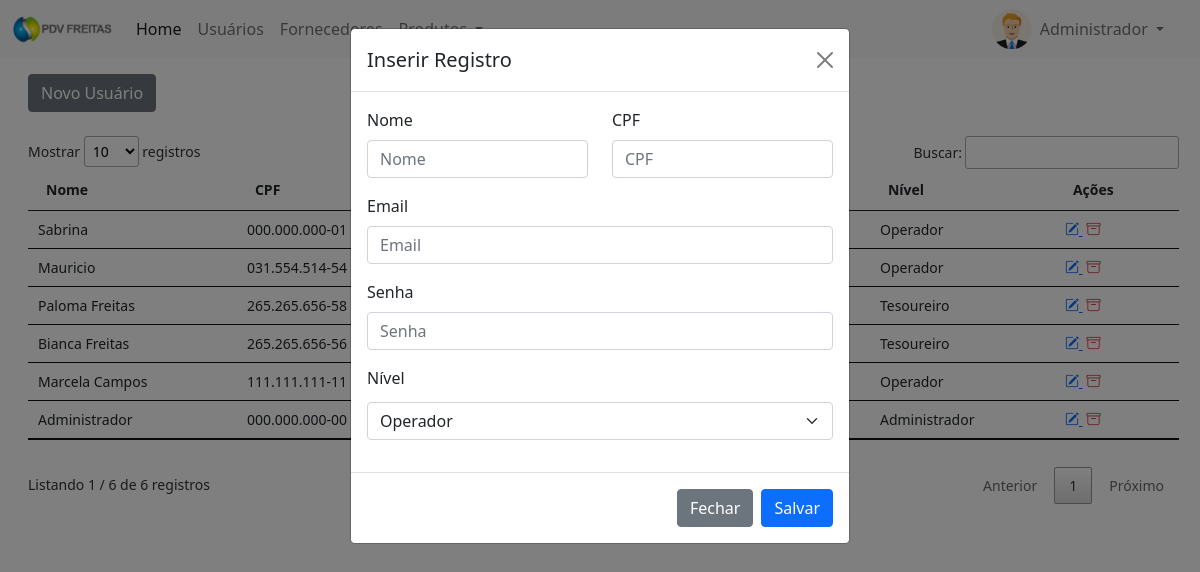
/pdv/painel-adm/index.php?pagina=usuarios&funcao=novo (signed in), run on the app's committed database.
### tables this page shows
CREATE TABLE `usuarios` (
  `id` int(11) NOT NULL,
  `nome` varchar(50) NOT NULL,
  `email` varchar(50) NOT NULL,
  `cpf` varchar(20) NOT NULL,
  `senha` varchar(20) NOT NULL,
  `nivel` varchar(20) NOT NULL
);

### pdv/config.php (called while the page is built, shortened)
<?php
$senha = '';
 ?>

### pdv/painel-adm/usuarios.php (the view, shortened to what this page needs)
<?php
$pag = 'usuarios';
require_once('../conexao.php');
?>
<a href="index.php?pagina=<?php echo $pag ?>&funcao=novo" type="button" class="btn btn-secondary mt-2">Novo Usuário</a>
<div class="mt-4" style="margin-right:25px">
	<?php
	$query = $pdo->query("SELECT * from usuarios order by id desc");
	$res = $query->fetchAll(PDO::FETCH_ASSOC);
	$total_reg = @count($res);
	if($total_reg > 0){
		?>
		<small>
			<table id="example" class="table table-hover my-4" style="width:100%">
				<thead>
					<tr>
						<th>Nome</th>
						<th>CPF</th>
						<th>Email</th>
						<th>Senha</th>
						<th>Nível</th>
						<th>Ações</th>
					</tr>
				</thead>
				<tbody>
					<?php
					for($i=0; $i < $total_reg; $i++){
							?>
						<tr>
							<td><?php echo $res[$i]['nome'] ?></td>
							<td><?php echo $res[$i]['cpf'] ?></td>
							<td><?php echo $res[$i]['email'] ?></td>
							<td><?php echo $res[$i]['senha'] ?></td>
							<td><?php echo $res[$i]['nivel'] ?></td>
							<td>
								<a href="index.php?pagina=<?php echo $pag ?>&funcao=editar&id=<?php echo $res[$i]['id'] ?>" title="Editar Registro">
									<i class="bi bi-pencil-square text-primary"></i>
								</a>
								<a href="index.php?pagina=<?php echo $pag ?>&funcao=deletar&id=<?php echo $res[$i]['id'] ?>" title="Excluir Registro">
									<i class="bi bi-archive text-danger mx-1"></i>
								</a>
							</td>
						</tr>
					<?php } ?>
				</tbody>
			</table>
		</small>
	<?php }else{
		echo '<p>Não existem dados para serem exibidos!!';
	} ?>
</div>
<?php
if(@$_GET['funcao'] == "editar"){
	$titulo_modal = 'Editar Registro';
	$query = $pdo->query("SELECT * from usuarios where id = '$_GET[id]'");
	$res = $query->fetchAll(PDO::FETCH_ASSOC);
	$total_reg = @count($res);
	if($total_reg > 0){
		$nome = $res[0]['nome'];
		$email = $res[0]['email'];
		$cpf = $res[0]['cpf'];
		$senha = $res[0]['senha'];
		$nivel = $res[0]['nivel'];
	}
}else{
	$titulo_modal = 'Inserir Registro';
}
?>
<div class="modal fade" tabindex="-1" id="modalCadastrar" data-bs-backdrop="static">
	<div class="modal-dialog">
		<div class="modal-content">
			<div class="modal-header">
				<h5 class="modal-title"><?php echo $titulo_modal ?></h5>
				<button type="button" class="btn-close" data-bs-dismiss="modal" aria-label="Close"></button>
			</div>
			<form method="POST" id="form">
				<div class="modal-body">
					<div class="row">
						<div class="col-md-6">
							<div class="mb-3">
								<label for="exampleFormControlInput1" class="form-label">Nome</label>
								<input type="text" class="form-control" id="nome" name="nome" placeholder="Nome" required="" value="<?php echo @$nome ?>">
							</div>
						</div>
						<div class="col-md-6">
							<div class="mb-3">
								<label for="exampleFormControlInput1" class="form-label">CPF</label>
								<input type="text" class="form-control" id="cpf" name="cpf" placeholder="CPF" required="" value="<?php echo @$cpf ?>">
							</div>
						</div>
					</div>
					<div class="mb-3">
						<label for="exampleFormControlInput1" class="form-label">Email</label>
						<input type="email" class="form-control" id="email" name="email" placeholder="Email" required="" value="<?php echo @$email ?>">
					</div>
					<div class="mb-3">
						<label for="exampleFormControlInput1" class="form-label">Senha</label>
						<input type="text" class="form-control" id="senha" name="senha" placeholder="Senha" required="" value="<?php echo @$senha ?>">
					</div>
					<div class="mb-3">
						<label for="exampleFormControlInput1" class="form-label">Nível</label>
						<select class="form-select mt-1" aria-label="Default select example" name="nivel">
							<option <?php if(@$nivel == 'Operador'){ ?> selected <?php } ?>  value="Operador">Operador</option>
						</select>
					</div>
				</div>
				<div class="modal-footer">
					<button type="button" id="btn-fechar" class="btn btn-secondary" data-bs-dismiss="modal">Fechar</button>
					<button name="btn-salvar" id="btn-salvar" type="submit" class="btn btn-primary">Salvar</button>
				</div>
			</form>
		</div>
	</div>
</div>

### pdv/painel-adm/index.php (shortened to what this page needs)
<?php
require_once('../conexao.php');
$menu1 = 'home';
$menu2 = 'usuarios';
$menu3 = 'fornecedores';
$query = $pdo->query("SELECT * from usuarios WHERE id = '$_SESSION[id_usuario]'");
$res = $query->fetchAll(PDO::FETCH_ASSOC);
$nome_usu = $res[0]['nome'];
 ?>
<!DOCTYPE html>
<html>
<head>
	<link href="https://cdn.jsdelivr.net/npm/bootstrap@5.0.0-beta1/dist/css/bootstrap.min.css" rel="stylesheet">
	<link rel="stylesheet" type="text/css" href="../vendor/DataTables/datatables.min.css"/>
	<link rel="stylesheet" href="https://cdn.jsdelivr.net/npm/bootstrap-icons@1.3.0/font/bootstrap-icons.css">
</head>
<body>
	<nav class="navbar navbar-expand-lg navbar-light bg-light">
  <div class="container-fluid">
    <a class="navbar-brand" href="index.php">
    	<img src="../img/logo-texto-escuro.png" width="100">
    </a>
    <div class="collapse navbar-collapse" id="navbarSupportedContent">
      <ul class="navbar-nav me-auto mb-2 mb-lg-0">
        <li class="nav-item">
          <a class="nav-link active" aria-current="page" href="index.php?pagina=<?php echo $menu1 ?>">Home</a>
        </li>
        <li class="nav-item">
          <a class="nav-link" href="index.php?pagina=<?php echo $menu2 ?>">Usuários</a>
        </li>
         <li class="nav-item">
          <a class="nav-link" href="index.php?pagina=<?php echo $menu3 ?>">Fornecedores</a>
        </li>
        <li class="nav-item dropdown">
          <a class="nav-link dropdown-toggle" href="#" id="navbarDropdown" role="button" data-bs-toggle="dropdown" aria-expanded="false">
          </a>
        </li>
      </ul>
      <div class="d-flex mx-3">
        <img src="../img/icone-user.png" width="40px" height="40px">
    <div class="collapse navbar-collapse" id="navbarNavDarkDropdown">
      <ul class="navbar-nav">
        <li class="nav-item dropdown">
          <a class="nav-link dropdown-toggle" href="#" id="navbarDarkDropdownMenuLink" role="button" data-bs-toggle="dropdown" aria-expanded="false">
            <?php echo $nome_usu ?>
          </a>
        </li>
      </ul>
    </div>
       </div>
    </div>
  </div>
</nav>
<div class="container-fluid mt-2 mx-3">
<?php
if(@$_GET['pagina'] == $menu1){
	require_once($menu1. '.php');
}
else if(@$_GET['pagina'] == $menu2){
	require_once($menu2. '.php');
}
 ?>
</div>
</body>
</html>

### data on the page
usuarios: nome "Administrador", cpf "000.000.000-00", nivel "Administrador"
usuarios: nome "Sabrina", cpf "000.000.000-01", nivel "Operador"
usuarios: nome "Mauricio", cpf "031.554.514-54", nivel "Operador"
usuarios: nome "Paloma Freitas", cpf "265.265.656-58", nivel "Tesoureiro"
usuarios: nome "Bianca Freitas", cpf "265.265.656-56", nivel "Tesoureiro"
usuarios: nome "Marcela Campos", cpf "111.111.111-11", nivel "Operador"

### other printed values
$titulo_modal "Inserir Registro"
